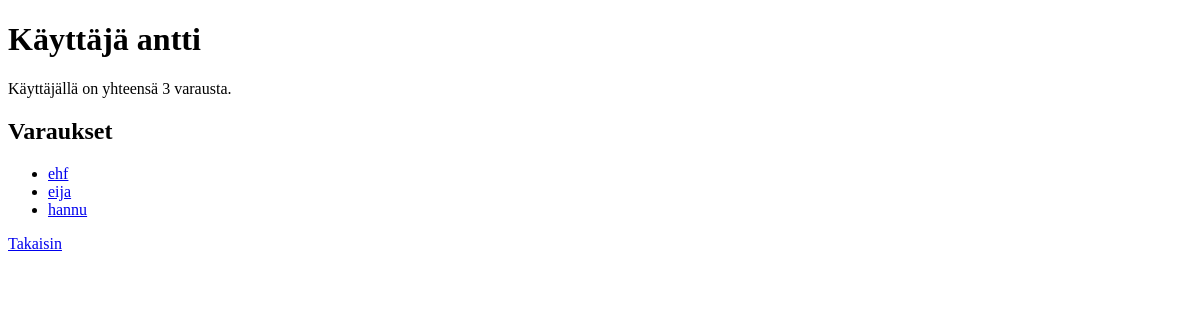
The page /user/1 on the database as committed earlier.
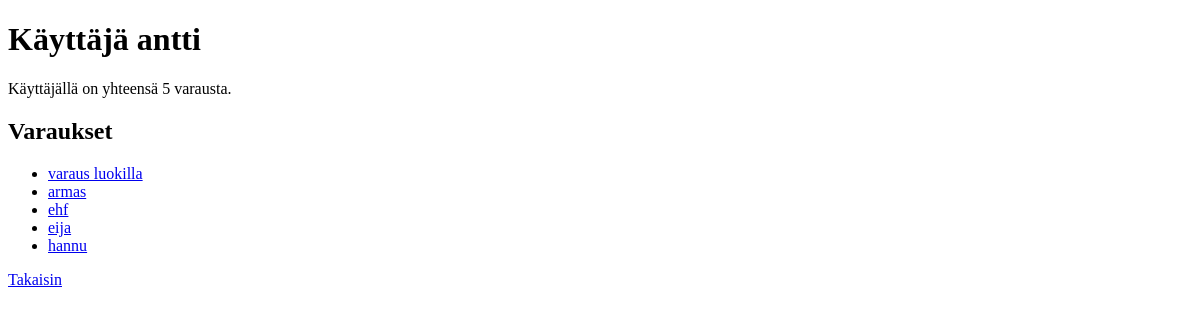
The same page on the database as committed later.
### tables this page shows
CREATE TABLE reservations (
    id INTEGER PRIMARY KEY,
    name TEXT,
    amount TEXT,
    time INTEGER,
    cat TEXT,
    user_id INTEGER REFERENCES users
);

### app.py (the view)
@app.route("/user/<int:user_id>")
def show_user(user_id):
    user = users.get_user(user_id)
    if not user:
        abort(404)
    reservations = users.get_reservations(user_id)
    return render_template("show_user.html", user=user, reservations=reservations)

### db.py (called while the page is built)
def get_connection():
    con = sqlite3.connect("database.db")
    con.execute("PRAGMA foreign_keys = ON")
    con.row_factory = sqlite3.Row
    return con

def query(sql, params=[]):
    con = get_connection()
    result = con.execute(sql, params).fetchall()
    con.close()
    return result

### users.py (called while the page is built)
def get_user(user_id):
    sql = "SELECT id, username FROM users WHERE id = ?"
    result = db.query(sql, [user_id])
    return result[0] if result else None

def get_reservations(user_id):
    sql = "SELECT id, name FROM reservations WHERE user_id = ? ORDER BY id DESC"
    return db.query(sql, [user_id])

### templates/show_user.html (shortened to what this page needs)
<!DOCTYPE html>
<html>
<head>
</head>
<body>
    <h1>Käyttäjä {{ user.username }}</h1>
    <p>
        Käyttäjällä on yhteensä {{ reservations | count }} varausta.
    </p>
    <h2>Varaukset</h2>
    <ul>
        {% for reservation in reservations %}
        <li><a href="/reservation/{{ reservation.id }}">{{ reservation.name }}</a></li>
        {% endfor %}
    </ul>
    <p>
      <a href="/">Takaisin</a>
    </p>
</body>
</html>

Rows that differ between the two databases and show on the page:
added reservations: name "varaus luokilla"
added reservations: name "armas"
Other text that changed with them:
{{ reservations | count }}: "3" → "5"
